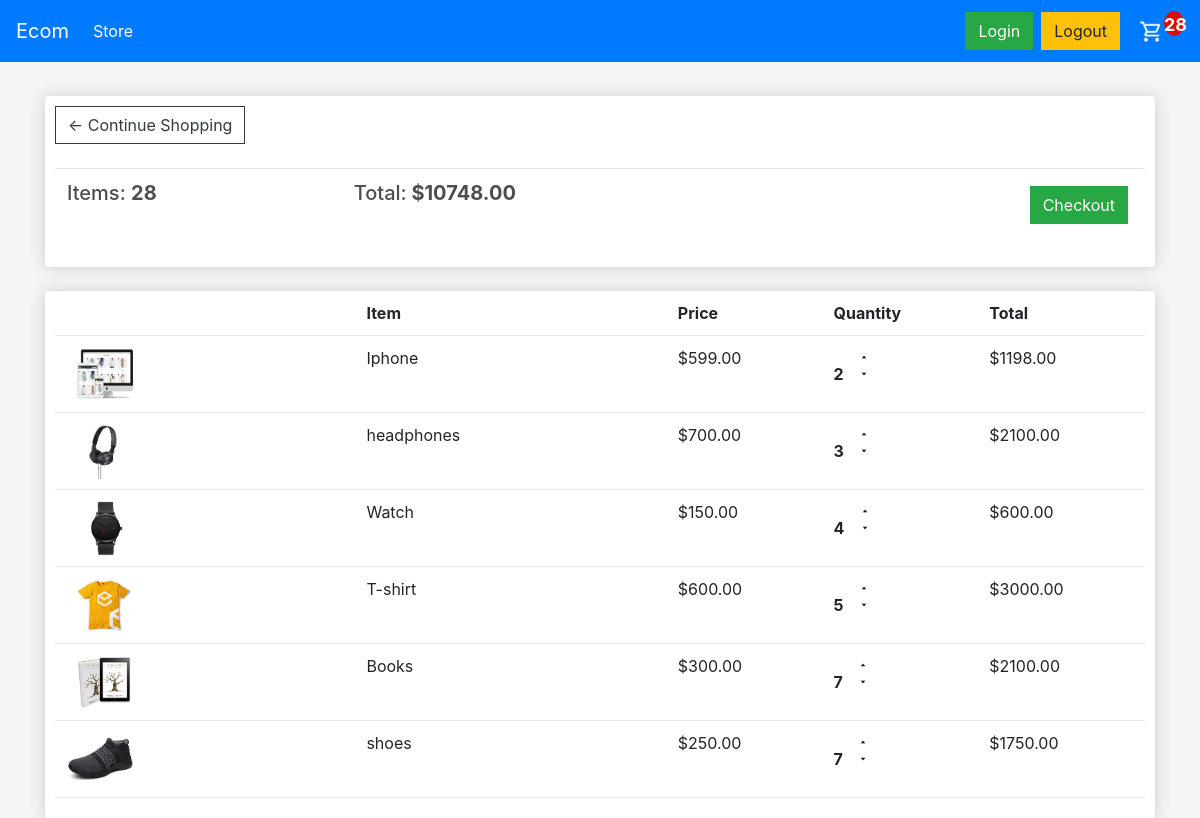
The app's page /cart/ (signed in) with its own data.
### store/models.py (models this page shows, shortened)
class Order(models.Model):
	customer = models.ForeignKey(Customer, on_delete=models.SET_NULL, null=True, blank=True)
	date_ordered = models.DateTimeField(auto_now_add=True)
	complete = models.BooleanField(default=False)
	transaction_id = models.CharField(max_length=100, null=True)
	@property
	def get_cart_total(self):
		orderitems = self.orderitem_set.all()
		total = sum([item.get_total for item in orderitems])
		return total
	@property
	def get_cart_items(self):
		orderitems = self.orderitem_set.all()
		total = sum([item.quantity for item in orderitems])
		return total

class OrderItem(models.Model):
	product = models.ForeignKey(Product, on_delete=models.SET_NULL, null=True)
	order = models.ForeignKey(Order, on_delete=models.SET_NULL, null=True)
	quantity = models.IntegerField(default=0, null=True, blank=True)
	date_added = models.DateTimeField(auto_now_add=True)
	@property
	def get_total(self):
		total = self.product.price * self.quantity
		return total

class Product(models.Model):
	name = models.CharField(max_length=200)
	price = models.FloatField()
	digital = models.BooleanField(default=False,null=True, blank=True)
	image = models.ImageField(null=True, blank=True)
	@property
	def imageURL(self):
		try:
			url = self.image.url
		except:
			url = ''
		return url

### store/views.py (the view)
# urls.py: path('cart/', views.cart, name="cart"),
def cart(request):
	if request.user.is_authenticated:
		customer = request.user.customer
		order, created = Order.objects.get_or_create(customer=customer, complete=False)
		items = order.orderitem_set.all()
		cartItems = order.get_cart_items
	else:
		items = []
		order = {'get_cart_total':0, 'get_cart_items':0}
		cartItems = order['get_cart_items']
	context = {'items':items, 'order':order, 'cartItems':cartItems}
	return render(request, 'store/Cart.html', context)

### store/templates/store/Cart.html
{% extends 'store/Main.html' %}
{% load static %}
{% block content %}
	<div class="row">
		<div class="col-lg-12">
			<div class="box-element">
				<a  class="btn btn-outline-dark" href="{% url 'store' %}">&#x2190; Continue Shopping</a>
				<br>
				<br>
				<table class="table">
					<tr>
						<th><h5>Items: <strong>{{order.get_cart_items}}</strong></h5></th>
						<th><h5>Total:<strong> ${{order.get_cart_total|floatformat:2}}</strong></h5></th>
						<th>
							<a  style="float:right; margin:5px;" class="btn btn-success" href="{% url 'checkout' %}">Checkout</a>
						</th>
					</tr>
				</table>
			</div>
			<br>
			<div class="box-element">
				<div class="cart-row">
					<div style="flex:2"></div>
					<div style="flex:2"><strong>Item</strong></div>
					<div style="flex:1"><strong>Price</strong></div>
					<div style="flex:1"><strong>Quantity</strong></div>
					<div style="flex:1"><strong>Total</strong></div>
				</div>
				{% for item in items %}
				<div class="cart-row">
					<div style="flex:2"><img class="row-image" src="{{item.product.imageURL}}"></div>
					<div style="flex:2"><p>{{item.product.name}}</p></div>
					<div style="flex:1"><p>${{item.product.price|floatformat:2}}</p></div>
					<div style="flex:1">
						<p class="quantity">{{item.quantity}}</p>
						<div class="quantity">
							<img data-product="{{item.product.id}}" data-action="add" class="chg-quantity update-cart" src="{% static  'images/1arrow-up.png' %}">
							<img data-product="{{item.product.id}}" data-action="remove" class="chg-quantity update-cart" src="{% static  'images/1arrow-down.png' %}">
						</div>
					</div>
					<div style="flex:1"><p>${{item.get_total|floatformat:2}}</p></div>
				</div>
				{% endfor %}
			</div>
		</div>
	</div>
{% endblock content %}

### store/static/css/mainn.css (style rules this page uses)
body { background-color:whitesmoke; }
h1,h2,h3,h4,h5,h6 { color:hsl(0, 0%, 30%); }
.box-element { box-shadow:hsl(0, 0%, 80%) 0 0 16px; background-color: #fff; border-radius: 4px; padding: 10px; }
.col-lg-4, .col-lg-6, .col-lg-8, .col-lg-12 { margin-top: 10px; }
.btn { border-radius: 0; }
.row-image { width: 100px; }
.cart-row { display: flex; align-items: flex-stretch; padding-bottom: 10px; margin-bottom: 10px; border-bottom: 1px solid #ececec; }
.quantity { display: inline-block; font-weight: 700; padding-right:10px; }
.chg-quantity { width: 12px; cursor: pointer; display: block; margin-top: 5px; transition:.1s; }

### records on screen
Order: get_cart_items "28", get_cart_total "10748.00"
OrderItem: product.imageURL (picture), product.name "Iphone", product.price "599.00", quantity "2", get_total "1198.00"
OrderItem: product.imageURL (picture), product.name "headphones", product.price "700.00", quantity "3", get_total "2100.00"
OrderItem: product.imageURL (picture), product.name "Watch", product.price "150.00", quantity "4", get_total "600.00"
OrderItem: product.imageURL (picture), product.name "T-shirt", product.price "600.00", quantity "5", get_total "3000.00"
OrderItem: product.imageURL (picture), product.name "Books", product.price "300.00", quantity "7", get_total "2100.00"
OrderItem: product.imageURL (picture), product.name "shoes", product.price "250.00", quantity "7", get_total "1750.00"

### other values on screen
{{ cartItems }} "28"
